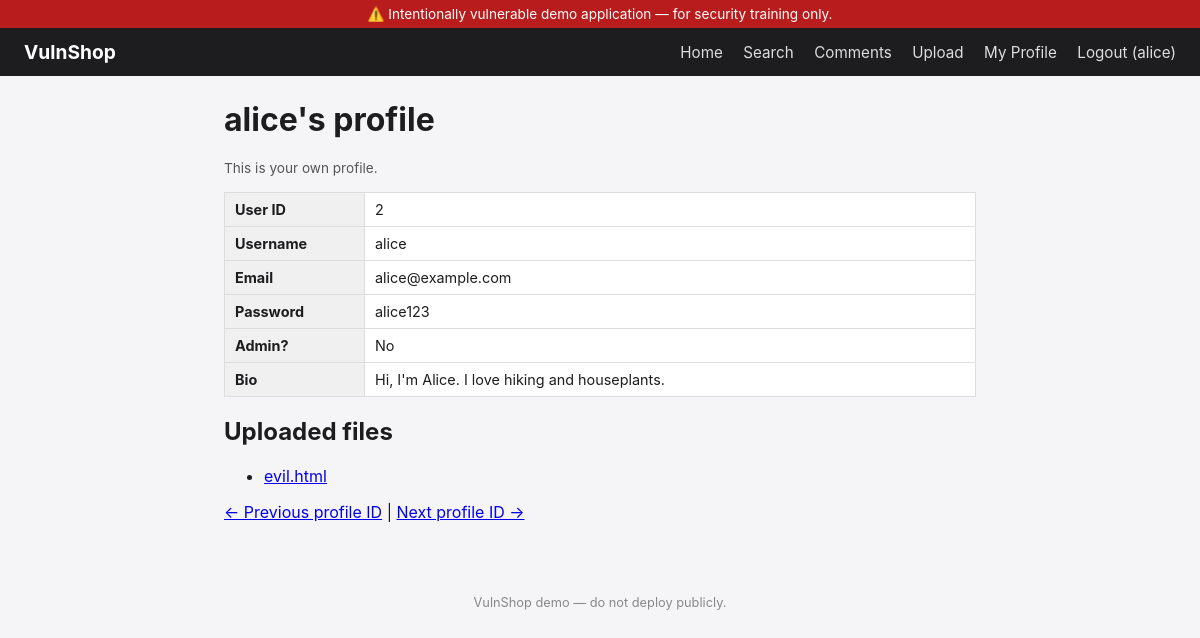
Page /profile/2 (signed in) on the committed database.
### tables this page shows
CREATE TABLE users (
            id INTEGER PRIMARY KEY AUTOINCREMENT,
            username TEXT UNIQUE NOT NULL,
            password TEXT NOT NULL,
            email TEXT,
            bio TEXT,
            is_admin INTEGER DEFAULT 0
        );

CREATE TABLE files (
            id INTEGER PRIMARY KEY AUTOINCREMENT,
            user_id INTEGER,
            username TEXT,
            filename TEXT,
            original_name TEXT,
            uploaded_at TEXT
        );

### app.py (the view)
@app.route("/profile/<int:user_id>")
def profile(user_id):
    if "user_id" not in session:
        flash("Please log in first.")
        return redirect(url_for("login"))
    conn = get_db()
    user = conn.execute(
        "SELECT * FROM users WHERE id = ?", (user_id,)
    ).fetchone()
    if not user:
        conn.close()
        abort(404)
    user_files = conn.execute(
        "SELECT * FROM files WHERE user_id = ?", (user_id,)
    ).fetchall()
    conn.close()
    is_own = session["user_id"] == user_id
    return render_template(
        "profile.html", user=user, files=user_files, is_own=is_own
    )

### app.py (called while the page is built)
def get_db():
    conn = sqlite3.connect(DB_PATH)
    conn.row_factory = sqlite3.Row
    return conn

### templates/profile.html (shortened to what this page needs)
{% extends "base.html" %}
{% block content %}
    <h1>{{ user['username'] }}'s profile</h1>
    {% if is_own %}
        <p class="note">This is your own profile.</p>
    {% else %}
        <p class="note">You are viewing another user's profile (try changing the URL's ID).</p>
    {% endif %}
    <table class="profile-table">
        <tr><th>User ID</th><td>{{ user['id'] }}</td></tr>
        <tr><th>Username</th><td>{{ user['username'] }}</td></tr>
        <tr><th>Email</th><td>{{ user['email'] }}</td></tr>
        <tr><th>Password</th><td>{{ user['password'] }}</td></tr>
        <tr><th>Admin?</th><td>{{ 'Yes' if user['is_admin'] else 'No' }}</td></tr>
        <tr><th>Bio</th><td>{{ user['bio'] }}</td></tr>
    </table>
    <h2>Uploaded files</h2>
    {% if files %}
        <ul>
        {% for f in files %}
            <li><a href="{{ url_for('serve_upload', filename=f['filename']) }}">{{ f['original_name'] }}</a></li>
        {% endfor %}
        </ul>
    {% else %}
        <p>No files uploaded.</p>
    {% endif %}
    <p><a href="{{ url_for('profile', user_id=user['id'] - 1) }}">&larr; Previous profile ID</a> |
       <a href="{{ url_for('profile', user_id=user['id'] + 1) }}">Next profile ID &rarr;</a></p>
{% endblock %}

### static/style.css (style rules this page uses)
* { box-sizing: border-box; }
body { margin: 0; font-family: -apple-system, Segoe UI, Roboto, Helvetica, Arial, sans-serif; background: #f5f5f7; color: #1d1d1f; }
h1 { margin-top: 0; }
table { width: 100%; border-collapse: collapse; margin: 16px 0; background: #fff; }
table, th, td { border: 1px solid #ddd; }
th, td { padding: 8px 10px; text-align: left; font-size: 0.9rem; }
.profile-table th { width: 140px; background: #f0f0f0; }
.note { color: #555; font-size: 0.85rem; }

### rows in the picture
users: username "alice", id "2", email "alice@example.com", password "alice123", is_admin "No", bio "Hi, I'm Alice. I love hiking and houseplants."
files: original_name "evil.html"

### other values in the picture
{{ session.get('username') }} "alice"
